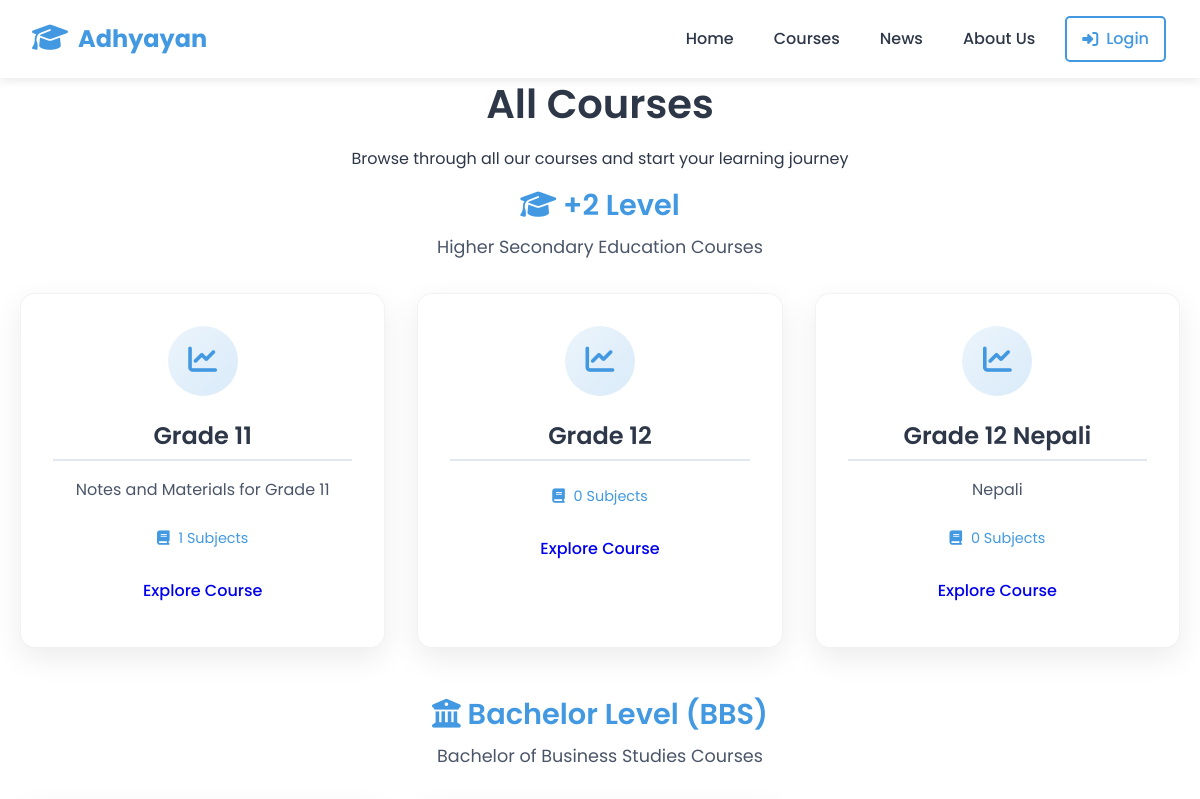
Before: /courses/ (upper part) with the older database file.
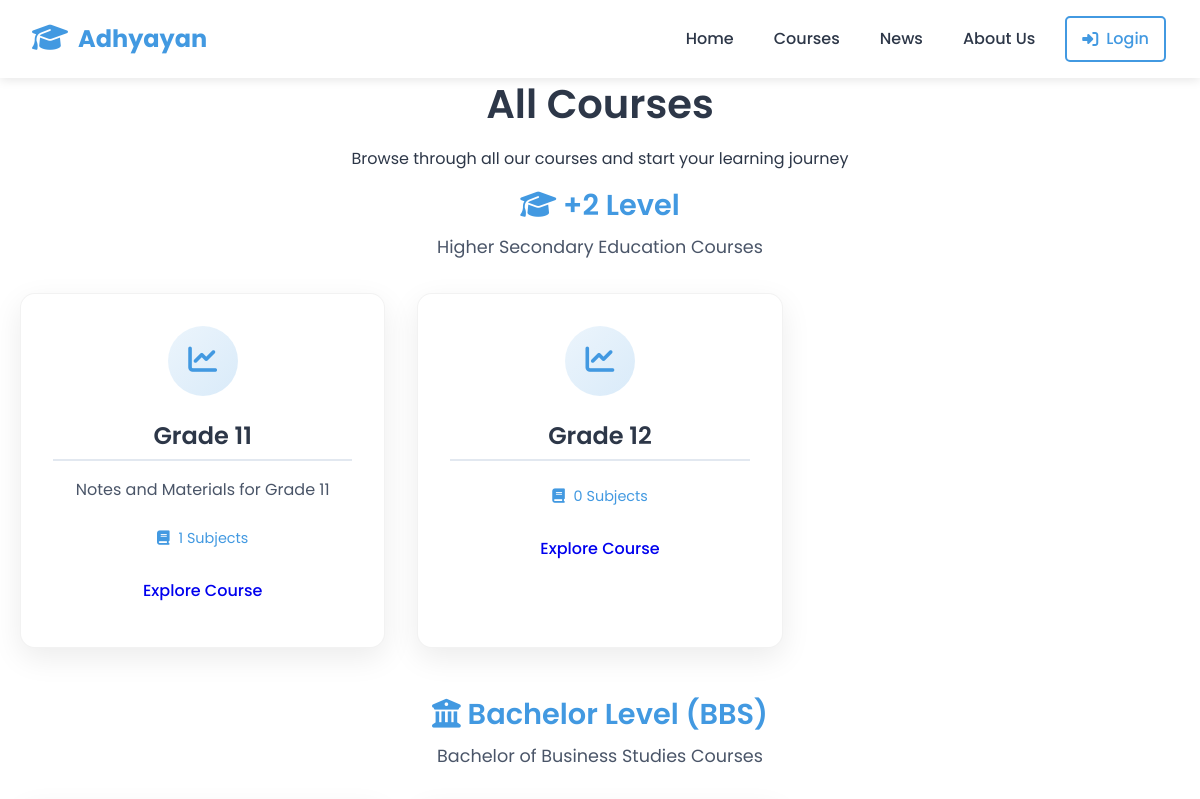
After: the same page with the newer database file.
### notes/models.py (models this page shows, shortened)
class Course(models.Model):
    LEVEL_CHOICES = [
        ('+2', '+2 Level'),
        ('bachelor', 'Bachelor Level'),
        ('master', 'Master Level'),
    ]
    title = models.CharField(max_length=200)
    slug = models.SlugField(unique=True, help_text="URL-friendly version of title")
    level = models.CharField(max_length=20, choices=LEVEL_CHOICES)
    description = models.TextField(blank=True, help_text="Course description shown on website")
    thumbnail = models.ImageField(
        upload_to='course_thumbnails/',
        null=True,
        blank=True,
        help_text="Optional course thumbnail image"
    )
    display_order = models.IntegerField(
        default=0,
        help_text="Order in which courses appear (lower number = first)"
    )
    is_active = models.BooleanField(
        default=True,
        help_text="Uncheck to hide course from website"
    )
    created_at = models.DateTimeField(auto_now_add=True)
    updated_at = models.DateTimeField(auto_now=True)
    class Meta:
        ordering = ['display_order', 'title']
    def subject_count(self):
        return self.subjects.filter(is_active=True).count()

### notes/views.py (the view)
# urls.py: path('courses/', views.courses_page, name='courses_page'),
def courses_page(request):
    all_courses = Course.objects.filter(is_active=True).order_by('display_order', 'title')
    context = {
        'courses': all_courses,
        'page_title': 'All Courses'
    }
    return render(request, 'courses/all_courses.html', context)

### templates/courses/all_courses.html (shortened to what this page needs)
{% extends 'base.html' %}
{% load static %}
{% block content %}
<div class="container py-5">
    <div class="text-center mb-5">
        <h1 class="display-4 fw-bold mb-3">All Courses</h1>
        <p class="lead text-muted">Browse through all our courses and start your learning journey</p>
    </div>
    <div class="category mb-5">
        <div class="category-header mb-4">
            <h2 class="category-title">
                <i class="fas fa-graduation-cap me-2"></i> +2 Level
            </h2>
            <p class="category-subtitle">Higher Secondary Education Courses</p>
        </div>
        <div class="course-boxes">
            {% for course in courses %}
                {% if course.level == '+2' %}
                <div class="course-card">
                    <div class="course-icon">
                        <i class="fas fa-chart-line"></i>
                    </div>
                    <h3>{{ course.title }}</h3>
                    <p>{{ course.description|truncatewords:25 }}</p>
                    <div class="course-meta">
                        <span><i class="fas fa-book"></i> {{ course.subject_count }} Subjects</span>
                    </div>
                    <a href="{% url 'course_detail' course.slug %}" class="btn btn-outline-primary">
                        Explore Course
                    </a>
                </div>
                {% endif %}
            {% endfor %}
        </div>
    </div>
    <div class="category mb-5">
        <div class="category-header mb-4">
            <h2 class="category-title">
                <i class="fas fa-university me-2"></i> Bachelor Level (BBS)
            </h2>
            <p class="category-subtitle">Bachelor of Business Studies Courses</p>
        </div>
    </div>
</div>
{% endblock %}

Changed rows visible on the page:
removed Course: title "Grade 12 Nepali", description "Nepali", subject_count "0"
